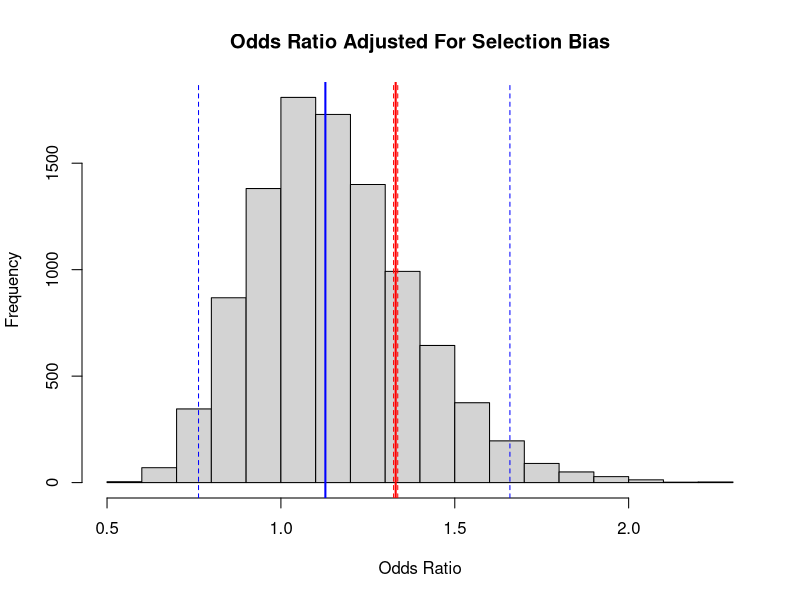

Recreate this plot in R.
#set distributions for bias parameters
alpha_e_d <- 12*8
beta_e_d <- 88*8

alpha_e_nd <- 11*8
beta_e_nd <- 89*8
    
alpha_ne_d <- 13*8
beta_ne_d <- 87*8
    
alpha_ne_nd <- 10*8
beta_ne_nd <- 90*8

RRvector <- c()

for (i in 1:10000) {
#sample from bias parameter distributions
s_e_d_sampled <- rbeta(1, alpha_e_d, beta_e_d)
s_e_nd_sampled <- rbeta(1, alpha_e_nd, beta_e_nd)
s_ne_d_sampled <- rbeta(1, alpha_ne_d, beta_ne_d)
s_ne_nd_sampled <- rbeta(1, alpha_ne_nd, beta_ne_nd)

# s_e_d_verif <- rbeta(1000, alpha_e_d, beta_e_d)
# s_e_d_quants <- quantile(s_e_d_verif, c(0.025, 0.50, 0.975))
# 
# s_e_nd_verif <- rbeta(1000, alpha_e_nd, beta_e_nd)
# s_e_nd_quants <- quantile(s_e_nd_verif, c(0.025, 0.50, 0.975))
# 
# s_ne_d_verif <- rbeta(1000, alpha_ne_d, beta_ne_d)
# s_ne_d_quants <- quantile(s_ne_d_verif, c(0.025, 0.50, 0.975))
# 
# s_ne_nd_verif <- rbeta(1000, alpha_ne_nd, beta_ne_nd)
# s_ne_nd_quants <- quantile(s_ne_nd_verif, c(0.025, 0.50, 0.975))

n <- 301943720

#perform adjustment for selection bias
A <- (0.813*n)/s_e_d_sampled
B <- (0.854*n)/s_e_nd_sampled
C <- (0.187*n)/s_ne_d_sampled
D <- (0.146*n)/s_ne_nd_sampled

#incorporate conventional random error
z <- rnorm(1,0,1)
logRR <- log((C/D)/(A/B))
stderror <- sqrt((1/A) + (1/B) + (1/C) + (1/D))
totalRR <- exp(logRR - (z*stderror))
RRvector <- append(RRvector,totalRR)
}

#plot histogram of adjusted ORs
RRquant <- quantile(RRvector, c(0.025, 0.50, 0.975), na.rm = TRUE)
hist(RRvector, breaks = 20, xlab = 'Odds Ratio', 
     ylab = 'Frequency', main = 'Odds Ratio Adjusted For Selection Bias')
abline(v= RRquant[2],col="blue",lwd=2)
abline(v= c(RRquant[1],RRquant[3]),col="blue",lwd=1, lty = 2)
abline(v=1.33,col="red",lwd=2)
abline(v=1.324,col="red",lwd=1, lty = 2)
abline(v=1.336,col="red",lwd=1, lty = 2)